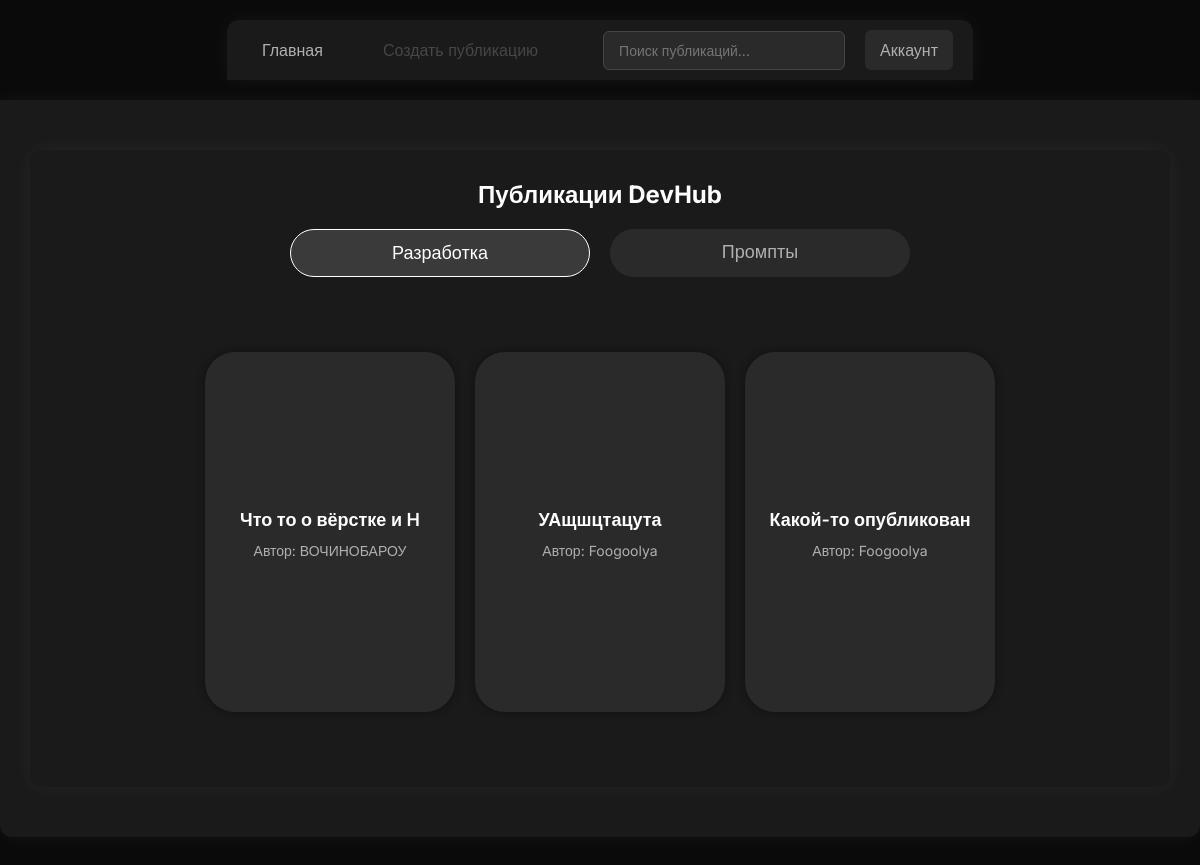
Screenshot of /index.php?category=1 with the database file from the repository.
### tables this page shows
CREATE TABLE `posts_catg` (
  `id_PType` int(11) NOT NULL,
  `name` varchar(50) NOT NULL
);

CREATE TABLE `Posts` (
  `id_p` int(11) NOT NULL,
  `id_type` int(11) DEFAULT NULL,
  `id_u` int(11) NOT NULL,
  `title` varchar(200) NOT NULL COMMENT 'заголовок',
  `content` longtext NOT NULL COMMENT 'содержание',
  `create_at` timestamp NOT NULL COMMENT 'дата создания',
  `avRate` float DEFAULT NULL,
  `isNote` tinyint(1) DEFAULT NULL,
  `ownPrev` blob
);

### index.php (the view, shortened to what this page needs)
<?php
require_once 'header.php';
$conn = new mysqli(
    $config['db_host'],
    $config['db_user'],
    $config['db_pass'],
    $config['db_name']
);
$conn->set_charset("utf8");
$catgSql = "SELECT id_PType, name FROM posts_catg ORDER BY id_PType";
$catgResult = $conn->query($catgSql);
$categories = [];
if ($catgResult) {
    while ($row = $catgResult->fetch_assoc()) {
        $categories[] = $row;
    }
}
$selectedCategory = isset($_GET['category']) ? (int)$_GET['category'] : 0;
if ($selectedCategory > 0) {
    $sql = "
        SELECT
            p.id_p,
            p.title,
            COALESCE(NULLIF(u.username, ''), u.login) AS author_name
        FROM Posts p
        JOIN Users u ON p.id_u = u.Id_U
        WHERE p.isNote = 0 AND p.id_type = $selectedCategory
        ORDER BY p.create_at DESC
    ";
}
$result = $conn->query($sql);
?>
<div class="box">
    <h2>Публикации DevHub</h2>
<div class="category-buttons">
    <?php foreach ($categories as $cat): ?>
        <?php
        $isActive = ($selectedCategory == $cat['id_PType']);
        $targetCategory = $isActive ? 0 : $cat['id_PType'];
        ?>
        <a href="index.php?category=<?php echo $targetCategory; ?>"
           class="category-btn <?php echo $isActive ? 'active' : ''; ?>">
            <?php echo htmlspecialchars($cat['name']); ?>
        </a>
    <?php endforeach; ?>
</div>
    <div class="posts-wrapper">
        <?php if ($result && $result->num_rows > 0): ?>
            <div class="posts-grid">
                <?php while ($row = $result->fetch_assoc()): ?>
                    <a class="post-card-link" href="post.php?id=<?php echo (int)$row['id_p']; ?>">
                        <div class="post-card">
                            <div class="post-card-title">
                                <?php echo htmlspecialchars($row['title']); ?>
                            </div>
                            <div class="post-card-author">
                                Автор: <?php echo htmlspecialchars($row['author_name']); ?>
                            </div>
                        </div>
                    </a>
                <?php endwhile; ?>
            </div>
        <?php else: ?>
            <p>По данной категории публикаций нет.</p>
        <?php endif; ?>
    </div>
</div>

### style.css (style rules this page uses)
* { color: #ffffff; margin: 0; padding: 0; box-sizing: border-box; font-family: "Inter", sans-serif; }
body { background-color: #0a0a0a; min-height: 90vh; min-width: 150vh; display: flex; justify-content: center; align-items: center; overflow-x: hidden; flex-direction: column; }
.box { display: flex; flex-direction: column; align-items: center; min-width: 280px; max-width: 100%; margin: 20px auto; background-color: #1a1a1a; padding: 30px; justify-content: center; border-radius: 12px; box-shadow: 0 0 20px rgba(255, 255, 255, 0.05); animation: glow 10s infinite alternate; }
h2 { text-align: center; margin-bottom: 20px; color: #ffffff; }
.posts-wrapper { margin: 20px; padding: 15px; }
.posts-grid { display: flex; flex-direction: row; flex-wrap: wrap; }
.post-card-link { text-decoration: none; color: inherit; }
.post-card { width: 250px; height: 360px; padding: 3px; margin: 10px; border-radius: 30px; background-color: #2a2a2a; box-shadow: 0 0 10px rgba(0, 0, 0, 0.4); display: flex; flex-direction: column; justify-content: center; align-items: center; border: 1px solid transparent; transition: background-color 0.2s ease, box-shadow 0.2s ease, border-color 0.2s ease, transform 0.1s ease; }
.post-card-title { padding: 3px; display: flex; align-items: center; justify-content: center; font-size: 18px; font-weight: 600; margin-bottom: 8px; color: #ffffff; text-align: center; word-wrap: break-word; overflow-wrap: break-word; }
.post-card-author { display: flex; align-items: center; justify-content: center; font-size: 14px; color: #b0b0b0; text-align: center; }
.post-card { position: relative; }
.category-buttons { display: flex; gap: 20px; justify-content: center; margin-bottom: 30px; width: 100%; }
.category-btn { flex: 1; max-width: 300px; background-color: #2a2a2a; color: #b0b0b0; border: none; padding: 12px 25px; font-size: 18px; border-radius: 30px; cursor: pointer; transition: all 0.3s ease; text-align: center; text-decoration: none; }
.category-btn.active { background-color: #3a3a3a; color: #ffffff; border: 1px solid #ffffff; }

### rows the page displays
posts_catg: name "Разработка"
posts_catg: name "Промпты"
posts: title "Что то о вёрстке и H", author_name "ВОЧИНОБАРОУ"
posts: title "УАщшцтацута", author_name "Foogoolya"
posts: title "Какой-то опубликован", author_name "Foogoolya"
